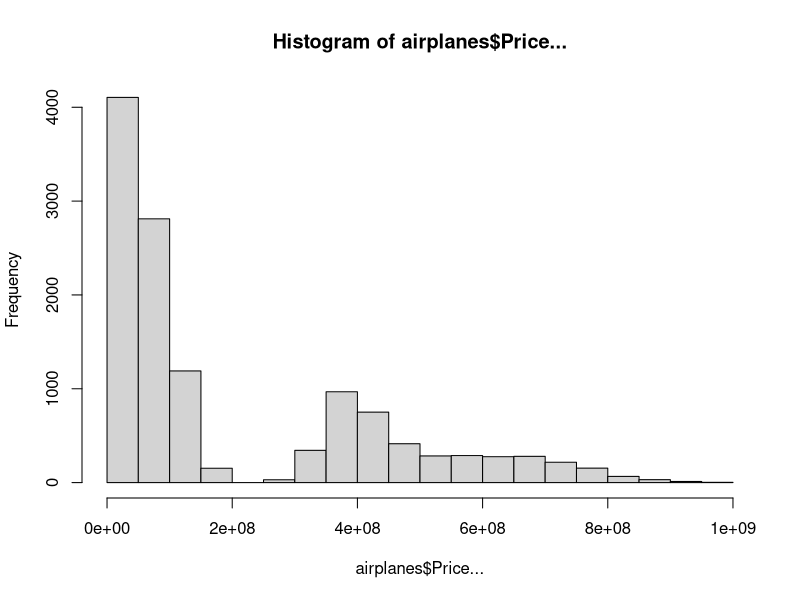
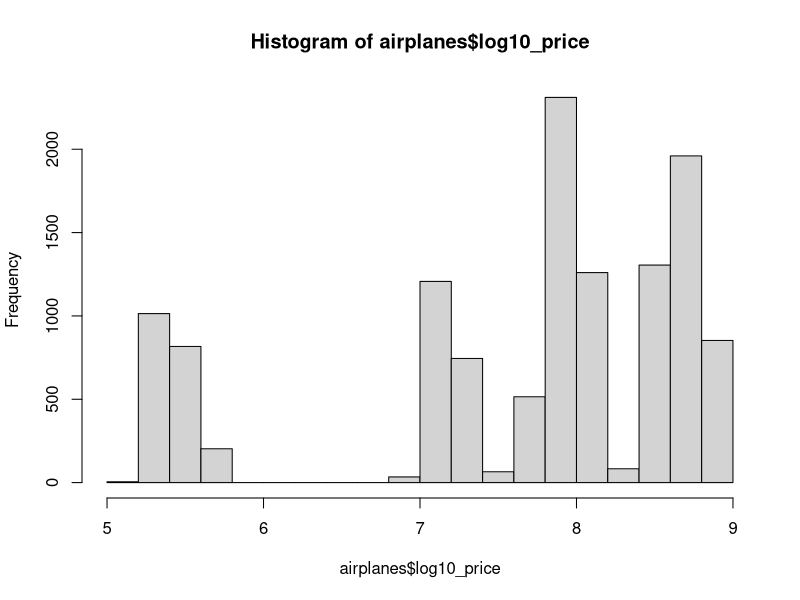
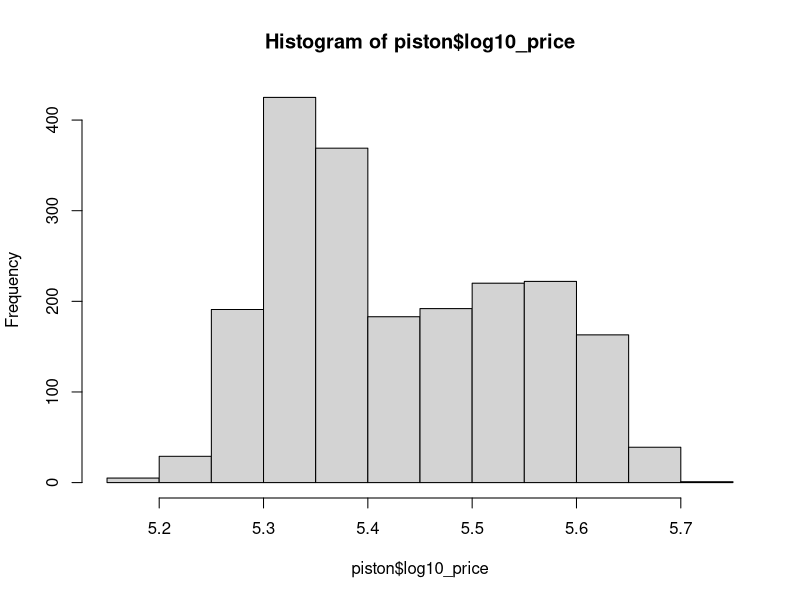
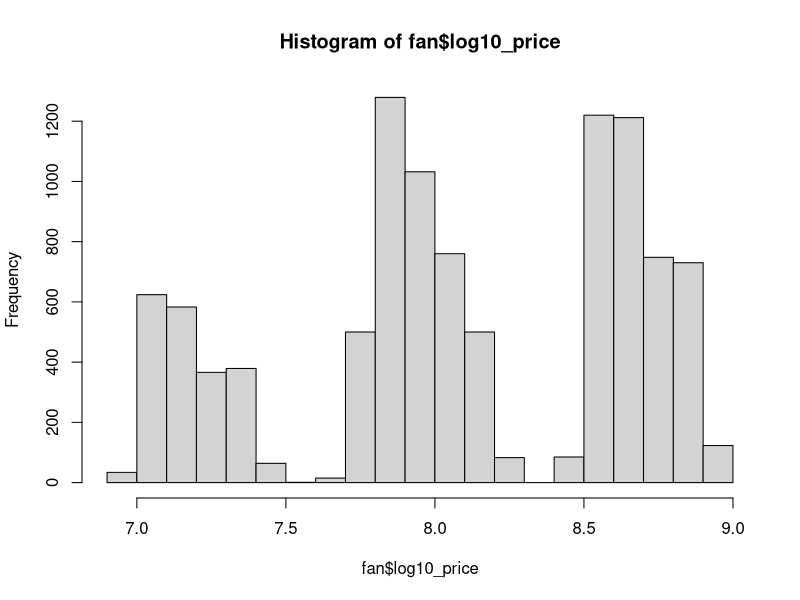
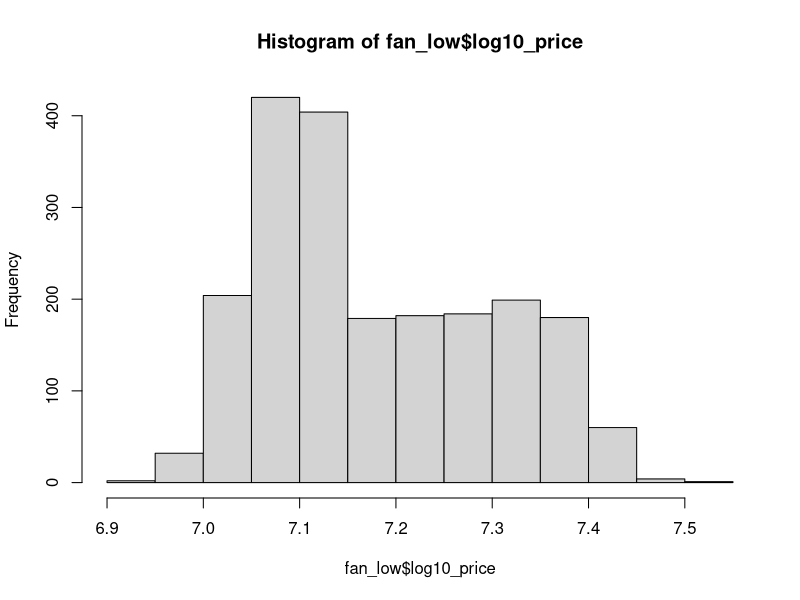
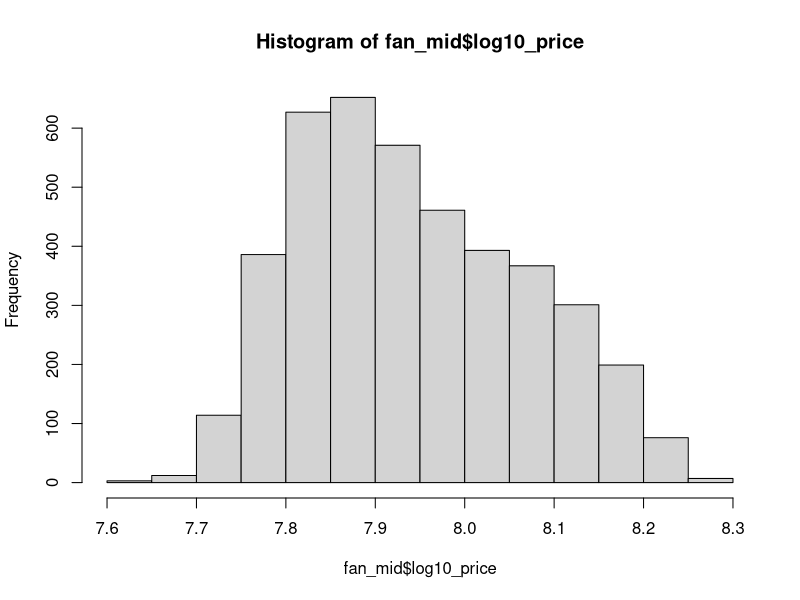
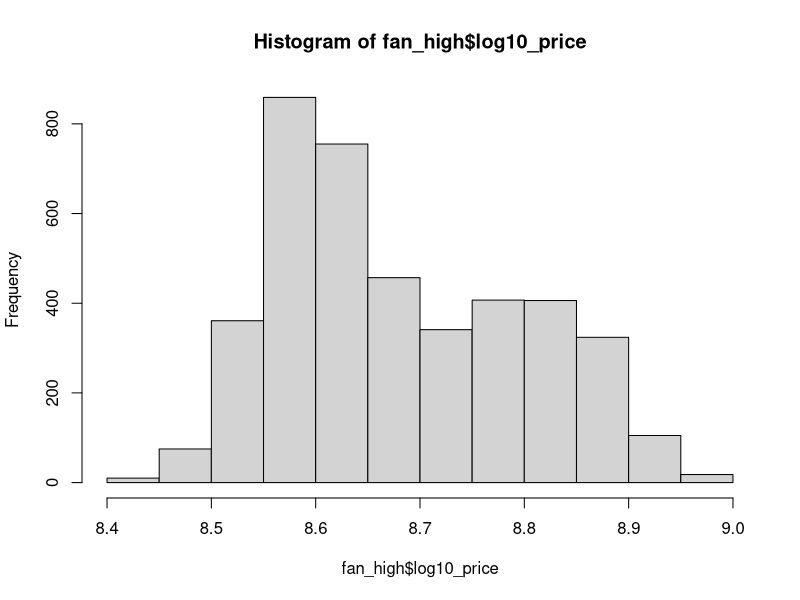
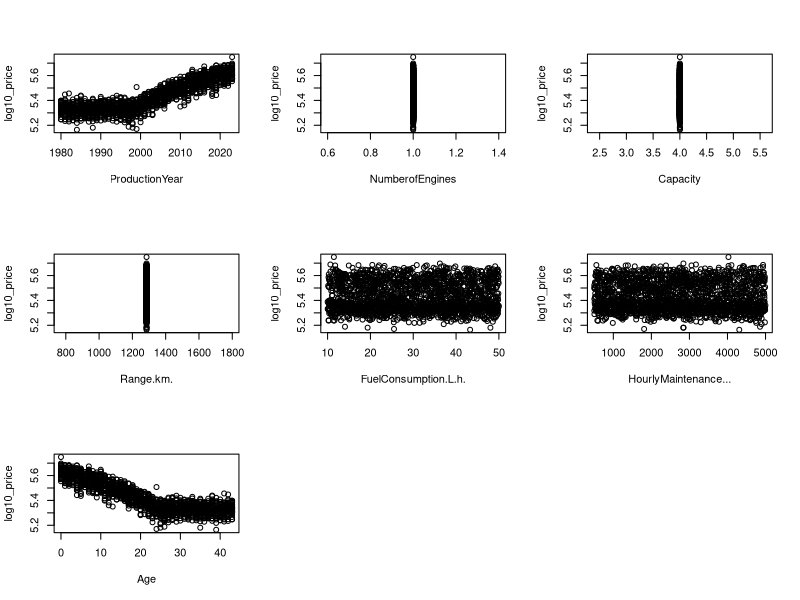

Source code (R) for these figures, in order:
#Loading data set
airplanes<-read.csv2("airplane_price_dataset.csv",sep=",")
library(dplyr)


airplanes <- airplanes %>%
  mutate(
    Capacity = as.numeric(Capacity),
    Range.km. = as.numeric(Range.km.),
    FuelConsumption.L.h. = as.numeric(FuelConsumption.L.h.),
    HourlyMaintenance... = as.numeric(HourlyMaintenance...),
    NumberofEngines = as.numeric(NumberofEngines),
    ProductionYear = as.numeric(ProductionYear),
    Age = as.numeric(Age),
    Price... = as.numeric(Price...),
  )

#Plot the price
hist(airplanes$Price...)
#The data is skewd, we will try to fix it with a transformation

#Transform with logarithm
airplanes$log10_price <- log10(airplanes$Price +1)

#Price becomes normal data, but is segmented
hist(airplanes$log10_price)
fan <- airplanes[airplanes$EngineType == "Turbofan", ]
piston <-  airplanes[airplanes$EngineType == "Piston", ]

#Data is normal
hist(piston$log10_price)


#Data still segmented
hist(fan$log10_price)


fan_low <- fan[fan$Model == "Bombardier CRJ200", ]
fan_mid <- fan[fan$Model %in% c("Airbus A320", "Boeing 737"), ]
fan_high <- fan[fan$Model %in% c("Airbus A350","Boeing 777")  ,]

#Finally got rid of segmentation
hist(fan_low$log10_price)
hist(fan_mid$log10_price)
hist(fan_high$log10_price)


# Create simple linear regression for each numerical variable
indep_vars <- c("ProductionYear", "NumberofEngines", "Capacity", "Range.km.", "FuelConsumption.L.h.", "HourlyMaintenance...", "Age")
models <- list()
for(var in indep_vars) {
  formula <- as.formula(paste("log10_price ~ ", var))
  models[[var]] <- formula
}

op<-par(mfrow=c(3,3))
#The only good ones are production year and age
plot(models[["ProductionYear"]],data = piston)
plot(models[["NumberofEngines"]],data = piston)
plot(models[["Capacity"]],data = piston)
plot(models[["Range.km."]],data = piston)
plot(models[["FuelConsumption.L.h."]],data = piston)
plot(models[["HourlyMaintenance..."]],data = piston)
plot(models[["Age"]],data = piston)
par(op)
#Both have the same correlation, either of them can be chosen
cor.test(piston$log10_price,piston$ProductionYear)
cor.test(piston$log10_price,piston$Age)


#We choose age, and as it is parabolic we try to increase R2 with the exponential
models[["Age2"]] <-log10_price ~ (Age+I(Age^2) )
piston_1<-lm(models[["Age"]],data = piston)
piston_2<-lm(models[["Age2"]],data = piston)
summary(piston_1)
summary(piston_2)


#Same procedings to the other segmentations
plot(models[["ProductionYear"]],data = fan_low)
plot(models[["Age"]],data = fan_low)


x2_2<-(fan_low$Age)^2
fan_low_2<-lm(fan_low$log10_price~fan_low$Age+x2_2)
summary(fan_low_2)


plot(models[["ProductionYear"]],data = fan_mid)
plot(models[["Age"]],data = fan_mid)

plot(models[["ProductionYear"]],data = fan_high)
plot(models[["Age"]],data = fan_high)


#B) Create our multivariable model with production year and age
multivar_model <- lm(log10_price ~( ProductionYear+I(ProductionYear^2)) + (Age+I(Age^2)), data = piston)




summary(multivar_model)
summary(piston_2)

###1. Normality###
#Shapiro Wilks Test
shapiro.test(residuals(multivar_model))
shapiro.test(residuals(piston_2))
# Using Histogram
hist(residuals(multivar_model))
hist(residuals(piston_2))
### 2. Homogenity of Variance ###
# Residual Analysis #
plot(residuals(multivar_model))
plot(residuals(piston_2))
##Breusch Pagan Test
library(lmtest)
bptest(multivar_model)
bptest(piston_2)
### 3. The independence of errors ### 
dwtest(multivar_model, alternative = "two.sided")
dwtest(piston_2, alternative = "two.sided")

#After all the tests we see that they have exacly the same resutls because age and production year are the same, one just has negative slope and the other positive
#So the multivariable model is the same as the single one



#C) Create new column for the distinction of model
fan_high$Category <- ifelse(grepl("Airbus", fan_high$Model), "Airbus",
                            ifelse(grepl("Boeing", fan_high$Model), "Boeing", "Other"))

# Convert it to a factor
fan_high$Category <- factor(fan_high$Category)

#New model is created


models[["Age2_Category"]] <-log10_price ~ (Age+I(Age^2) +Category )

factor_fan_high_reg <- lm(models[["Age2_Category"]], data = fan_high)

fan_high_reg <- lm(models[["Age2"]] , data = fan_high)

#Comparing it to the one without the category
summary(factor_fan_high_reg) 
summary(fan_high_reg)


###1. Normality###
#Shapiro Wilks Test
shapiro.test(residuals(factor_fan_high_reg))
shapiro.test(residuals(fan_high_reg))
### 2. Homogenity of Variance ###
##Breusch Pagan Test
library(lmtest)
bptest(factor_fan_high_reg)
bptest(fan_high_reg)
### 3. The independence of errors ### 
dwtest(factor_fan_high_reg, alternative = "two.sided")
dwtest(fan_high_reg, alternative = "two.sided")

#The one with category has better results


#The same with the other dataset
fan_mid$Category <- ifelse(grepl("Airbus", fan_mid$Model), "Airbus",
                            ifelse(grepl("Boeing", fan_mid$Model), "Boeing", "Other"))
fan_mid$Category <- factor(fan_mid$Category)


factor_fan_mid_reg <- lm(models[["Age2_Category"]], data = fan_mid)
fan_mid_reg <- lm(models[["Age2"]], data = fan_mid)

summary(factor_fan_mid_reg) #Better
summary(fan_mid_reg)

###1. Normality###
#Shapiro Wilks Test
shapiro.test(residuals(factor_fan_mid_reg))
shapiro.test(residuals(fan_mid_reg))
### 2. Homogenity of Variance ###
##Breusch Pagan Test
library(lmtest)
bptest(factor_fan_mid_reg)
bptest(fan_mid_reg)
## 3. The independence of errors ###
dwtest(factor_fan_mid_reg, alternative = "two.sided")
dwtest(fan_mid_reg, alternative = "two.sided")

#d)

n <- nrow(piston)
train.sample1 <- sample(1:n, round(0.67*n))
train.set1 <- piston[train.sample1, ] 
test.set1 <- piston[-train.sample1, ] 

train.model1 <- lm(models[["Age2"]] , data = train.set1)

yhat<-predict(train.model1, test.set1, interval="prediction")

y<-test.set1$log10_price

error<-cbind(yhat[,1,drop=FALSE],y,(y-yhat[,1])^2)
sqr_err<-error[,3]
mse<-mean(sqr_err)
### Root Mean Square Error ###
RMSE1<-sqrt(mse/(nrow(test.set1)))
RMSE1
RMSE_train1<- sqrt(mean((train.model1$residuals)^2)/nrow(train.set1))
RMSE_train1





n <- nrow(fan_low)
train.sample1 <- sample(1:n, round(0.67*n))
train.set1 <- fan_low[train.sample1, ] 
test.set1 <- fan_low[-train.sample1, ] 

train.model1 <- lm(models[["Age2"]] , data = train.set1)

yhat<-predict(train.model1, test.set1, interval="prediction")

y<-test.set1$log10_price

error<-cbind(yhat[,1,drop=FALSE],y,(y-yhat[,1])^2)
sqr_err<-error[,3]
mse<-mean(sqr_err)
### Root Mean Square Error ###
RMSE1<-sqrt(mse/(nrow(test.set1)))
RMSE1
RMSE_train1<- sqrt(mean((train.model1$residuals)^2)/nrow(train.set1))
RMSE_train1







n <- nrow(fan_mid)
train.sample1 <- sample(1:n, round(0.67*n))
train.set1 <- fan_mid[train.sample1, ] 
test.set1 <- fan_mid[-train.sample1, ] 

train.model1 <- lm(models[["Age2_Category"]] , data = train.set1)

yhat<-predict(train.model1, test.set1, interval="prediction")

y<-test.set1$log10_price

error<-cbind(yhat[,1,drop=FALSE],y,(y-yhat[,1])^2)
sqr_err<-error[,3]
mse<-mean(sqr_err)
### Root Mean Square Error ###
RMSE1<-sqrt(mse/(nrow(test.set1)))
RMSE1
RMSE_train1<- sqrt(mean((train.model1$residuals)^2)/nrow(train.set1))
RMSE_train1





n <- nrow(fan_high)
train.sample1 <- sample(1:n, round(0.67*n))
train.set1 <- fan_high[train.sample1, ] 
test.set1 <- fan_high[-train.sample1, ] 

train.model1 <- lm(models[["Age2_Category"]] , data = train.set1)

yhat<-predict(train.model1, test.set1, interval="prediction")

y<-test.set1$log10_price

error<-cbind(yhat[,1,drop=FALSE],y,(y-yhat[,1])^2)
sqr_err<-error[,3]
mse<-mean(sqr_err)
### Root Mean Square Error ###
RMSE1<-sqrt(mse/(nrow(test.set1)))
RMSE1
RMSE_train1<- sqrt(mean((train.model1$residuals)^2)/nrow(train.set1))
RMSE_train1


